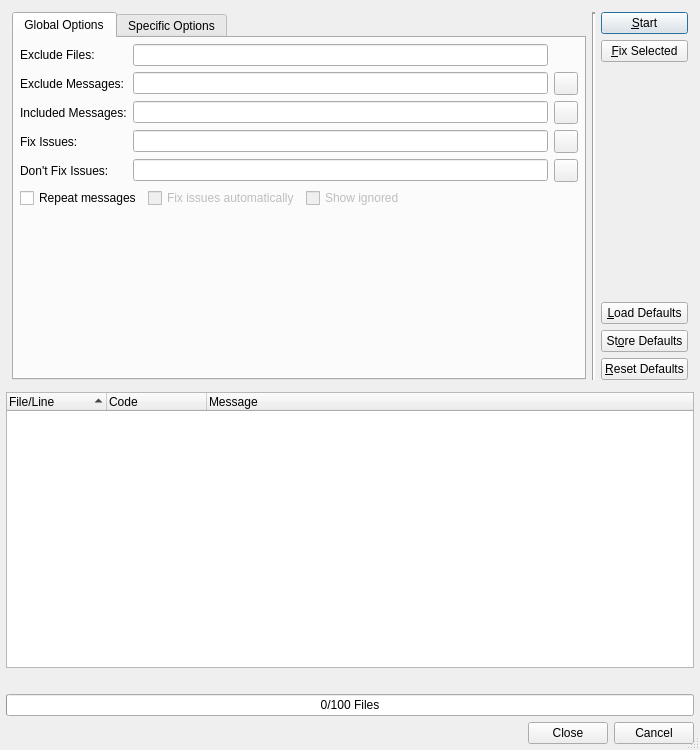
<?xml version="1.0" encoding="UTF-8"?>
<ui version="4.0">
 <class>CodeStyleCheckerDialog</class>
 <widget class="QDialog" name="CodeStyleCheckerDialog">
  <property name="geometry">
   <rect>
    <x>0</x>
    <y>0</y>
    <width>700</width>
    <height>750</height>
   </rect>
  </property>
  <property name="windowTitle">
   <string>Code Style Check Result</string>
  </property>
  <property name="whatsThis">
   <string>&lt;b&gt;Code Style Check Results&lt;/b&gt;
&lt;p&gt;This dialog shows the results of the code style check. Double clicking an
entry will open an editor window and position the cursor at the respective line and position.&lt;/p&gt;</string>
  </property>
  <property name="sizeGripEnabled">
   <bool>true</bool>
  </property>
  <layout class="QVBoxLayout" name="verticalLayout_5">
   <item>
    <widget class="QFrame" name="filterFrame">
     <property name="frameShape">
      <enum>QFrame::NoFrame</enum>
     </property>
     <layout class="QHBoxLayout" name="horizontalLayout_5">
      <item>
       <widget class="QTabWidget" name="tabWidget">
        <property name="currentIndex">
         <number>0</number>
        </property>
        <widget class="QWidget" name="tab_1">
         <attribute name="title">
          <string>Global Options</string>
         </attribute>
         <layout class="QGridLayout" name="gridLayout_2">
          <item row="0" column="0">
           <widget class="QLabel" name="label_2">
            <property name="text">
             <string>Exclude Files:</string>
            </property>
           </widget>
          </item>
          <item row="0" column="1">
           <widget class="E5ClearableLineEdit" name="excludeFilesEdit">
            <property name="toolTip">
             <string>Enter filename patterns of files to be excluded separated by a comma</string>
            </property>
           </widget>
          </item>
          <item row="1" column="0">
           <widget class="QLabel" name="label">
            <property name="text">
             <string>Exclude Messages:</string>
            </property>
           </widget>
          </item>
          <item row="1" column="1">
           <widget class="E5ClearableLineEdit" name="excludeMessagesEdit">
            <property name="toolTip">
             <string>Enter message codes or categories to be excluded separated by a comma</string>
            </property>
           </widget>
          </item>
          <item row="1" column="2">
           <widget class="QToolButton" name="excludeMessagesSelectButton">
            <property name="toolTip">
             <string>Press to select the message codes from a list</string>
            </property>
           </widget>
          </item>
          <item row="2" column="0">
           <widget class="QLabel" name="label_3">
            <property name="text">
             <string>Included Messages:</string>
            </property>
           </widget>
          </item>
          <item row="2" column="1">
           <widget class="E5ClearableLineEdit" name="includeMessagesEdit">
            <property name="toolTip">
             <string>Enter message codes or categories to be included separated by a comma</string>
            </property>
           </widget>
          </item>
          <item row="2" column="2">
           <widget class="QToolButton" name="includeMessagesSelectButton">
            <property name="toolTip">
             <string>Press to select the message codes from a list</string>
            </property>
           </widget>
          </item>
          <item row="3" column="0">
           <widget class="QLabel" name="label_4">
            <property name="text">
             <string>Fix Issues:</string>
            </property>
           </widget>
          </item>
          <item row="3" column="1">
           <widget class="E5ClearableLineEdit" name="fixIssuesEdit">
            <property name="toolTip">
             <string>Enter message codes of issues to be fixed automatically (leave empty to fix all)</string>
            </property>
           </widget>
          </item>
          <item row="3" column="2">
           <widget class="QToolButton" name="fixIssuesSelectButton">
            <property name="toolTip">
             <string>Press to select the message codes from a list</string>
            </property>
           </widget>
          </item>
          <item row="4" column="0">
           <widget class="QLabel" name="label_6">
            <property name="text">
             <string>Don't Fix Issues:</string>
            </property>
           </widget>
          </item>
          <item row="4" column="1">
           <widget class="E5ClearableLineEdit" name="noFixIssuesEdit">
            <property name="toolTip">
             <string>Enter message codes of issues not to be fixed automatically</string>
            </property>
           </widget>
          </item>
          <item row="4" column="2">
           <widget class="QToolButton" name="noFixIssuesSelectButton">
            <property name="toolTip">
             <string>Press to select the message codes from a list</string>
            </property>
           </widget>
          </item>
          <item row="5" column="0" colspan="3">
           <layout class="QHBoxLayout" name="horizontalLayout">
            <item>
             <widget class="QCheckBox" name="repeatCheckBox">
              <property name="toolTip">
               <string>Select to repeat each message type</string>
              </property>
              <property name="text">
               <string>Repeat messages</string>
              </property>
             </widget>
            </item>
            <item>
             <widget class="QCheckBox" name="fixIssuesCheckBox">
              <property name="enabled">
               <bool>false</bool>
              </property>
              <property name="toolTip">
               <string>Select to fix some issues</string>
              </property>
              <property name="text">
               <string>Fix issues automatically</string>
              </property>
             </widget>
            </item>
            <item>
             <widget class="QCheckBox" name="ignoredCheckBox">
              <property name="enabled">
               <bool>false</bool>
              </property>
              <property name="toolTip">
               <string>Select to show ignored issues</string>
              </property>
              <property name="text">
               <string>Show ignored</string>
              </property>
             </widget>
            </item>
            <item>
             <spacer name="horizontalSpacer">
              <property name="orientation">
               <enum>Qt::Horizontal</enum>
              </property>
              <property name="sizeHint" stdset="0">
               <size>
                <width>40</width>
                <height>20</height>
               </size>
              </property>
             </spacer>
            </item>
           </layout>
          </item>
          <item row="6" column="0" colspan="2">
           <spacer name="verticalSpacer_2">
            <property name="orientation">
             <enum>Qt::Vertical</enum>
            </property>
            <property name="sizeHint" stdset="0">
             <size>
              <width>20</width>
              <height>68</height>
             </size>
            </property>
           </spacer>
          </item>
         </layout>
        </widget>
        <widget class="QWidget" name="tab_2">
         <attribute name="title">
          <string>Specific Options</string>
         </attribute>
         <layout class="QVBoxLayout" name="verticalLayout_4">
          <property name="leftMargin">
           <number>1</number>
          </property>
          <property name="topMargin">
           <number>1</number>
          </property>
          <property name="rightMargin">
           <number>1</number>
          </property>
          <property name="bottomMargin">
           <number>1</number>
          </property>
          <item>
           <widget class="QScrollArea" name="scrollArea">
            <property name="frameShape">
             <enum>QFrame::NoFrame</enum>
            </property>
            <property name="frameShadow">
             <enum>QFrame::Plain</enum>
            </property>
            <property name="verticalScrollBarPolicy">
             <enum>Qt::ScrollBarAlwaysOn</enum>
            </property>
            <property name="widgetResizable">
             <bool>true</bool>
            </property>
            <widget class="QWidget" name="scrollAreaWidgetContents">
             <property name="geometry">
              <rect>
               <x>0</x>
               <y>-160</y>
               <width>542</width>
               <height>473</height>
              </rect>
             </property>
             <layout class="QVBoxLayout" name="verticalLayout_2">
              <item>
               <widget class="QGroupBox" name="groupBox">
                <property name="title">
                 <string>Source Style</string>
                </property>
                <layout class="QVBoxLayout" name="verticalLayout_3">
                 <item>
                  <layout class="QHBoxLayout" name="horizontalLayout_2">
                   <item>
                    <widget class="QLabel" name="label_5">
                     <property name="text">
                      <string>Max. Line Length:</string>
                     </property>
                    </widget>
                   </item>
                   <item>
                    <widget class="QSpinBox" name="lineLengthSpinBox">
                     <property name="statusTip">
                      <string>Enter the maximum allowed line length (PEP-8: 79 characters)</string>
                     </property>
                     <property name="alignment">
                      <set>Qt::AlignRight|Qt::AlignTrailing|Qt::AlignVCenter</set>
                     </property>
                     <property name="minimum">
                      <number>60</number>
                     </property>
                     <property name="maximum">
                      <number>119</number>
                     </property>
                     <property name="value">
                      <number>79</number>
                     </property>
                    </widget>
                   </item>
                   <item>
                    <spacer name="horizontalSpacer_3">
                     <property name="orientation">
                      <enum>Qt::Horizontal</enum>
                     </property>
                     <property name="sizeHint" stdset="0">
                      <size>
                       <width>40</width>
                       <height>20</height>
                      </size>
                     </property>
                    </spacer>
                   </item>
                  </layout>
                 </item>
                 <item>
                  <widget class="QCheckBox" name="hangClosingCheckBox">
                   <property name="toolTip">
                    <string>Select to allow hanging closing brackets</string>
                   </property>
                   <property name="text">
                    <string>Allow hanging closing brackets</string>
                   </property>
                  </widget>
                 </item>
                </layout>
               </widget>
              </item>
              <item>
               <widget class="QGroupBox" name="groupBox_2">
                <property name="title">
                 <string>Documentation Style</string>
                </property>
                <layout class="QHBoxLayout" name="horizontalLayout_3">
                 <item>
                  <widget class="QLabel" name="label_7">
                   <property name="text">
                    <string>Docstring Type:</string>
                   </property>
                  </widget>
                 </item>
                 <item>
                  <widget class="QComboBox" name="docTypeComboBox">
                   <property name="toolTip">
                    <string>Select the rule set for docstrings</string>
                   </property>
                  </widget>
                 </item>
                 <item>
                  <spacer name="horizontalSpacer_4">
                   <property name="orientation">
                    <enum>Qt::Horizontal</enum>
                   </property>
                   <property name="sizeHint" stdset="0">
                    <size>
                     <width>297</width>
                     <height>20</height>
                    </size>
                   </property>
                  </spacer>
                 </item>
                </layout>
               </widget>
              </item>
              <item>
               <widget class="QGroupBox" name="groupBox_4">
                <property name="title">
                 <string>Coding Line</string>
                </property>
                <layout class="QHBoxLayout" name="horizontalLayout_6">
                 <item>
                  <widget class="QLabel" name="label_9">
                   <property name="text">
                    <string>Valid Encodings:</string>
                   </property>
                  </widget>
                 </item>
                 <item>
                  <widget class="E5ClearableLineEdit" name="encodingsEdit">
                   <property name="toolTip">
                    <string>Enter valid encodings separated by a comma (leave empty to use defaults)</string>
                   </property>
                  </widget>
                 </item>
                </layout>
               </widget>
              </item>
              <item>
               <widget class="QGroupBox" name="groupBox_5">
                <property name="title">
                 <string>Copyright</string>
                </property>
                <layout class="QGridLayout" name="gridLayout">
                 <item row="0" column="0">
                  <widget class="QLabel" name="label_10">
                   <property name="text">
                    <string>Min. File Size:</string>
                   </property>
                  </widget>
                 </item>
                 <item row="0" column="1">
                  <widget class="QSpinBox" name="copyrightFileSizeSpinBox">
                   <property name="toolTip">
                    <string>Enter the minimum size a file must have to be checked (0 for all files)</string>
                   </property>
                   <property name="alignment">
                    <set>Qt::AlignRight|Qt::AlignTrailing|Qt::AlignVCenter</set>
                   </property>
                   <property name="maximum">
                    <number>4096</number>
                   </property>
                  </widget>
                 </item>
                 <item row="0" column="2">
                  <spacer name="horizontalSpacer_2">
                   <property name="orientation">
                    <enum>Qt::Horizontal</enum>
                   </property>
                   <property name="sizeHint" stdset="0">
                    <size>
                     <width>324</width>
                     <height>20</height>
                    </size>
                   </property>
                  </spacer>
                 </item>
                 <item row="1" column="0">
                  <widget class="QLabel" name="label_11">
                   <property name="text">
                    <string>Author:</string>
                   </property>
                  </widget>
                 </item>
                 <item row="1" column="1" colspan="2">
                  <widget class="E5ClearableLineEdit" name="copyrightAuthorEdit">
                   <property name="toolTip">
                    <string>Enter a copyright author name to check for (leave empty to omit this check)</string>
                   </property>
                  </widget>
                 </item>
                </layout>
               </widget>
              </item>
              <item>
               <widget class="QGroupBox" name="groupBox_6">
                <property name="title">
                 <string>Future Imports</string>
                </property>
                <layout class="QHBoxLayout" name="horizontalLayout_7">
                 <item>
                  <widget class="QLabel" name="label_12">
                   <property name="text">
                    <string>Expected Imports:</string>
                   </property>
                   <property name="alignment">
                    <set>Qt::AlignLeading|Qt::AlignLeft|Qt::AlignTop</set>
                   </property>
                  </widget>
                 </item>
                 <item>
                  <widget class="QListWidget" name="futuresList">
                   <property name="alternatingRowColors">
                    <bool>true</bool>
                   </property>
                   <property name="selectionMode">
                    <enum>QAbstractItemView::ExtendedSelection</enum>
                   </property>
                   <property name="sortingEnabled">
                    <bool>true</bool>
                   </property>
                  </widget>
                 </item>
                </layout>
               </widget>
              </item>
              <item>
               <widget class="QGroupBox" name="groupBox_3">
                <property name="title">
                 <string>McCabe Complexity</string>
                </property>
                <layout class="QHBoxLayout" name="horizontalLayout_4">
                 <item>
                  <widget class="QLabel" name="label_8">
                   <property name="text">
                    <string>Max. Complexity:</string>
                   </property>
                  </widget>
                 </item>
                 <item>
                  <widget class="QSpinBox" name="complexitySpinBox">
                   <property name="statusTip">
                    <string>Enter the maximum allowed code complexity (McCabe: 10)</string>
                   </property>
                   <property name="alignment">
                    <set>Qt::AlignRight|Qt::AlignTrailing|Qt::AlignVCenter</set>
                   </property>
                   <property name="minimum">
                    <number>0</number>
                   </property>
                   <property name="maximum">
                    <number>100</number>
                   </property>
                   <property name="value">
                    <number>10</number>
                   </property>
                  </widget>
                 </item>
                 <item>
                  <spacer name="horizontalSpacer_5">
                   <property name="orientation">
                    <enum>Qt::Horizontal</enum>
                   </property>
                   <property name="sizeHint" stdset="0">
                    <size>
                     <width>313</width>
                     <height>20</height>
                    </size>
                   </property>
                  </spacer>
                 </item>
                </layout>
               </widget>
              </item>
             </layout>
            </widget>
           </widget>
          </item>
         </layout>
        </widget>
       </widget>
      </item>
      <item>
       <widget class="Line" name="line">
        <property name="lineWidth">
         <number>2</number>
        </property>
        <property name="orientation">
         <enum>Qt::Vertical</enum>
        </property>
       </widget>
      </item>
      <item>
       <layout class="QVBoxLayout" name="verticalLayout">
        <item>
         <widget class="QPushButton" name="startButton">
          <property name="toolTip">
           <string>Press to start the code style check run</string>
          </property>
          <property name="text">
           <string>&amp;Start</string>
          </property>
         </widget>
        </item>
        <item>
         <widget class="QPushButton" name="fixButton">
          <property name="toolTip">
           <string>Press to fix the selected issues</string>
          </property>
          <property name="text">
           <string>&amp;Fix Selected</string>
          </property>
         </widget>
        </item>
        <item>
         <spacer name="verticalSpacer">
          <property name="orientation">
           <enum>Qt::Vertical</enum>
          </property>
          <property name="sizeHint" stdset="0">
           <size>
            <width>20</width>
            <height>18</height>
           </size>
          </property>
         </spacer>
        </item>
        <item>
         <widget class="QPushButton" name="loadDefaultButton">
          <property name="toolTip">
           <string>Press to load the default values</string>
          </property>
          <property name="text">
           <string>&amp;Load Defaults</string>
          </property>
         </widget>
        </item>
        <item>
         <widget class="QPushButton" name="storeDefaultButton">
          <property name="toolTip">
           <string>Press to store the current values as defaults</string>
          </property>
          <property name="text">
           <string>St&amp;ore Defaults</string>
          </property>
         </widget>
        </item>
        <item>
         <widget class="QPushButton" name="resetDefaultButton">
          <property name="toolTip">
           <string>Press to reset the default values</string>
          </property>
          <property name="text">
           <string>&amp;Reset Defaults</string>
          </property>
         </widget>
        </item>
       </layout>
      </item>
     </layout>
    </widget>
   </item>
   <item>
    <widget class="QTreeWidget" name="resultList">
     <property name="whatsThis">
      <string>&lt;b&gt;Result List&lt;/b&gt;
&lt;p&gt;This list shows the results of the code style check. Double clicking
an entry will open this entry in an editor window and position the cursor at
the respective line and position.&lt;/p&gt;</string>
     </property>
     <property name="alternatingRowColors">
      <bool>true</bool>
     </property>
     <property name="selectionMode">
      <enum>QAbstractItemView::ExtendedSelection</enum>
     </property>
     <property name="sortingEnabled">
      <bool>true</bool>
     </property>
     <column>
      <property name="text">
       <string>File/Line</string>
      </property>
     </column>
     <column>
      <property name="text">
       <string>Code</string>
      </property>
     </column>
     <column>
      <property name="text">
       <string>Message</string>
      </property>
     </column>
    </widget>
   </item>
   <item>
    <widget class="E5SqueezeLabelPath" name="checkProgressLabel">
     <property name="sizePolicy">
      <sizepolicy hsizetype="Expanding" vsizetype="Preferred">
       <horstretch>0</horstretch>
       <verstretch>0</verstretch>
      </sizepolicy>
     </property>
     <property name="text">
      <string/>
     </property>
    </widget>
   </item>
   <item>
    <widget class="QProgressBar" name="checkProgress">
     <property name="toolTip">
      <string>Shows the progress of the code style check</string>
     </property>
     <property name="value">
      <number>0</number>
     </property>
     <property name="orientation">
      <enum>Qt::Horizontal</enum>
     </property>
     <property name="format">
      <string>%v/%m Files</string>
     </property>
    </widget>
   </item>
   <item>
    <widget class="QDialogButtonBox" name="buttonBox">
     <property name="orientation">
      <enum>Qt::Horizontal</enum>
     </property>
     <property name="standardButtons">
      <set>QDialogButtonBox::Cancel|QDialogButtonBox::Close</set>
     </property>
    </widget>
   </item>
  </layout>
 </widget>
 <layoutdefault spacing="6" margin="6"/>
 <pixmapfunction>qPixmapFromMimeSource</pixmapfunction>
 <customwidgets>
  <customwidget>
   <class>E5SqueezeLabelPath</class>
   <extends>QLabel</extends>
   <header>E5Gui/E5SqueezeLabels.h</header>
  </customwidget>
  <customwidget>
   <class>E5ClearableLineEdit</class>
   <extends>QLineEdit</extends>
   <header>E5Gui/E5LineEdit.h</header>
  </customwidget>
 </customwidgets>
 <tabstops>
  <tabstop>tabWidget</tabstop>
  <tabstop>excludeFilesEdit</tabstop>
  <tabstop>excludeMessagesEdit</tabstop>
  <tabstop>excludeMessagesSelectButton</tabstop>
  <tabstop>includeMessagesEdit</tabstop>
  <tabstop>includeMessagesSelectButton</tabstop>
  <tabstop>fixIssuesEdit</tabstop>
  <tabstop>fixIssuesSelectButton</tabstop>
  <tabstop>noFixIssuesEdit</tabstop>
  <tabstop>noFixIssuesSelectButton</tabstop>
  <tabstop>repeatCheckBox</tabstop>
  <tabstop>fixIssuesCheckBox</tabstop>
  <tabstop>ignoredCheckBox</tabstop>
  <tabstop>scrollArea</tabstop>
  <tabstop>lineLengthSpinBox</tabstop>
  <tabstop>hangClosingCheckBox</tabstop>
  <tabstop>docTypeComboBox</tabstop>
  <tabstop>encodingsEdit</tabstop>
  <tabstop>copyrightFileSizeSpinBox</tabstop>
  <tabstop>copyrightAuthorEdit</tabstop>
  <tabstop>futuresList</tabstop>
  <tabstop>complexitySpinBox</tabstop>
  <tabstop>startButton</tabstop>
  <tabstop>fixButton</tabstop>
  <tabstop>loadDefaultButton</tabstop>
  <tabstop>storeDefaultButton</tabstop>
  <tabstop>resetDefaultButton</tabstop>
  <tabstop>resultList</tabstop>
 </tabstops>
 <resources/>
 <connections>
  <connection>
   <sender>repeatCheckBox</sender>
   <signal>toggled(bool)</signal>
   <receiver>fixIssuesCheckBox</receiver>
   <slot>setEnabled(bool)</slot>
   <hints>
    <hint type="sourcelabel">
     <x>132</x>
     <y>286</y>
    </hint>
    <hint type="destinationlabel">
     <x>343</x>
     <y>286</y>
    </hint>
   </hints>
  </connection>
  <connection>
   <sender>repeatCheckBox</sender>
   <signal>toggled(bool)</signal>
   <receiver>ignoredCheckBox</receiver>
   <slot>setEnabled(bool)</slot>
   <hints>
    <hint type="sourcelabel">
     <x>138</x>
     <y>269</y>
    </hint>
    <hint type="destinationlabel">
     <x>380</x>
     <y>271</y>
    </hint>
   </hints>
  </connection>
 </connections>
</ui>
